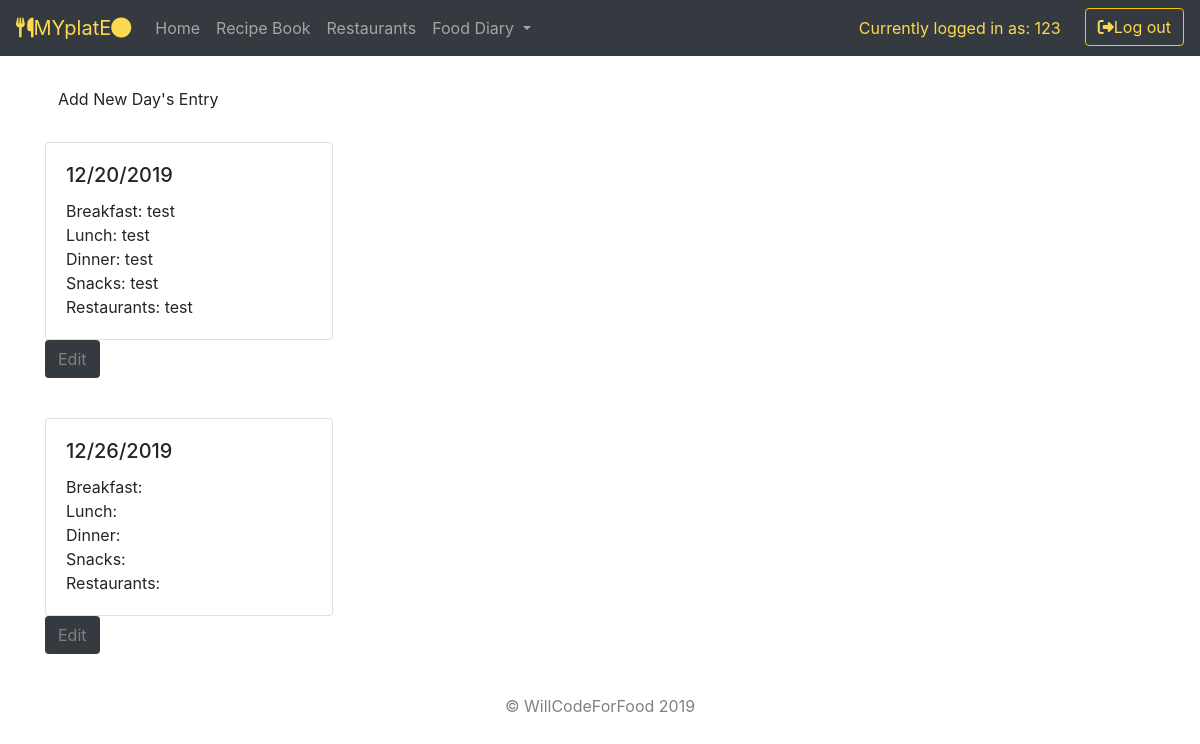
The page /food_diary (signed in) on the database its author committed.
### tables this page shows
CREATE TABLE user (id INTEGER PRIMARY KEY, username TEXT, password BLOB);

CREATE TABLE blog (user_id INT, breakfast TEXT, lunch TEXT, dinner TEXT, snacks TEXT, restaurant TEXT, entry_date TEXT);

### app/__init__.py (the view)
@app.route( '/food_diary', methods=[ 'GET', 'POST'])
def foodDiary():
    if current_user() == None:
      flash('You must log in to access this page', 'warning')
      return redirect( url_for('login'))
    if('date' in request.form):
        return redirect(url_for('edit_entry', date = request.form['date']))
    blog = Blog(current_user().id)
    return render_template( 'food_diary.html', title = "Food Diary", blog = blog, current_user = current_user())

### app/__init__.py (called while the page is built)
@app.before_request
def before_request():
    session.permanent = True

### app/session.py (called while the page is built)
def current_user():
    if 'user_id' in session:
        return User(session['user_id'])
    return None

### app/utl/__init__.py (called while the page is built)
def execute( cmd):
    db = sqlite3.connect( DB_FILE)
    c = db.cursor()
    output = c.execute( cmd)
    db.commit()
    return output

### app/templates/food_diary.html
{% extends "base.html" %}
{% block content %}
<br>
<a href="{{ url_for('newEntry') }}"> <button type="button" class="btn">Add New Day's Entry</button></a><br><br>
{% for entry in blog.data %}
    <div class="card" style="width: 18rem;">
        <div class="card-body">
            <h5 class="card-title">{{ entry[-1] }}</h5>
            <p class="card-text">
                    Breakfast: {{ entry [1] }} <br>
                    Lunch: {{ entry [2] }} <br>
                    Dinner: {{ entry [3] }} <br>
                    Snacks: {{ entry [4] }} <br>
                    Restaurants: {{ entry [5] }} <br>
            </p>
        </div>
    </div>
    <form class="form-group" method="post">
        <button type = "submit" class="btn btn-link bg-dark" name = 'date' id='edit' value = "{{ entry[-1] }}"> Edit </button> <br><br>
    </form>
{% endfor %}
{% endblock %}

### app/templates/base.html (shortened to what this page needs)
<!DOCTYPE html>
<html>
    <head>
        <link rel="stylesheet" href="https://stackpath.bootstrapcdn.com/bootstrap/4.3.1/css/bootstrap.min.css"
>
        <link rel="stylesheet" type="text/css" href="../static/css/style.css">
        <link href="https://unpkg.com/gijgo@1.9.13/css/gijgo.min.css" rel="stylesheet" type="text/css" />
    </head>
    <body>
            <nav class="navbar navbar-expand-sm bg-dark">
                <div class="navbar-header">
                    <a class="navbar-brand" href="/"><i class="fas fa-utensils"></i>MYplatE<i class="fas fa-circle"></i></a>
                </div>
                <ul class="navbar-nav mr-auto">
                    <li class="nav-item">
                        <a class="nav-link" href="{{ url_for('index') }}">Home</a>
                    </li>
                    <li class="nav-item">
                        <a class="nav-link" href="{{ url_for('recipe') }}">Recipe Book</a>
                    </li>
                    <li class="nav-item">
                        <a class="nav-link" href="{{ url_for('restaurant') }}">Restaurants</a>
                    </li>
                        <li class="nav-item dropdown">
                            <a class="nav-link dropdown-toggle" href="#" id="navbardrop" data-toggle="dropdown">
                                Food Diary
                            </a>
                        </li>
                </ul>
                <div class="nav navbar-nav ml-auto">
                    {% if 'user_id' not in  session %}
                        <li><a href="{{ url_for('signup') }}"> <button class="btn btn-link btn-outline-warning"><i class="fas fa-user-plus"></i>Sign up</button></a></li>
                        <li><a href="{{ url_for('login') }}"> <button class="btn btn-link btn-outline-warning"><i class="fas fa-sign-in-alt"></i>Login</button></a></li>
                    {% else %}
                        <li class="navbar-text mr-4" style="color:rgb(252, 217, 80);">
                            {% if current_user is not none %}
                                Currently logged in as: {{ current_user.username }}
                            {% endif %}
                        </li>
                        <li><a href="{{ url_for('logout') }}"> <button class="btn btn-link btn-outline-warning"><i class="fas fa-sign-out-alt"></i>Log out</button></a></li>
                    {% endif %}
                </div>
            </nav>
        <div class = "container">
            {% block content %} {% endblock content %}
        </div>
        <div class="copyright">
            &copy; WillCodeForFood 2019
        </div>
    </body>
</html>

### app/static/css/style.css (style rules this page uses)
.nav-link, .dropdown-item { color:rgb(167, 164, 164); }
.btn-link { color: grey; }
#edit { background-color: rgb(167, 164, 164); }
.navbar-brand, .navbar-brand:hover, .navbar-brand:active, .navbar-brand:focus, .btn-outline-warning { color: rgb(252, 217, 80); }
.copyright { text-align: center; color: grey; }
.copyright { bottom: 0; width: 100%; height: 2.5rem; }
h5 { margin-bottom: 50px; }

### rows shown on the page
user: username "123"
blog: entry_date "12/20/2019", breakfast "test", lunch "test", dinner "test", snacks "test", restaurant "test"
blog: entry_date "12/26/2019"
